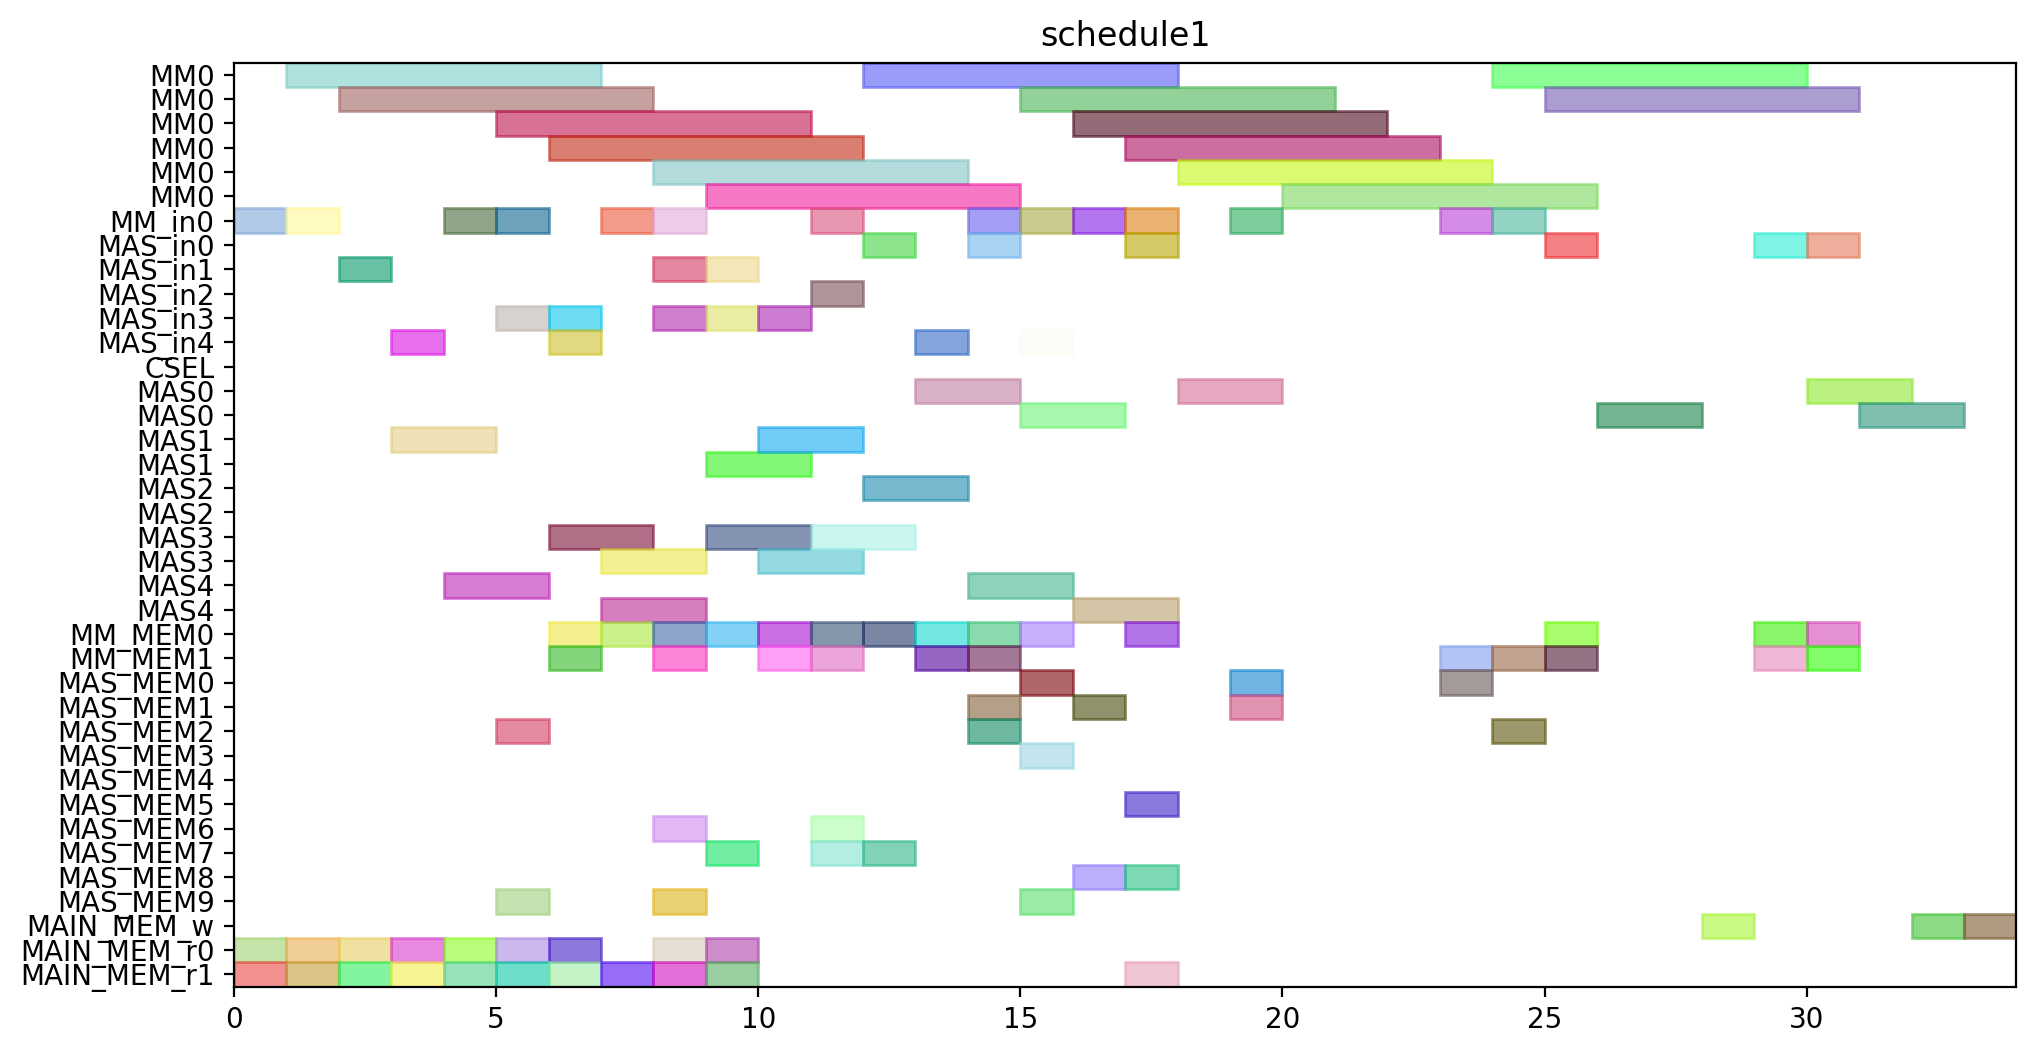

The script that drew this image:
from pyschedule import Scenario, solvers, plotters, alt


def solve():
	horizon = 146
	S = Scenario("schedule1", horizon=horizon)

	# resource
	MM = S.Resources('MM', num=1, size=6)
	MM_in = S.Resources('MM_in', num=1)
	MAS_in = S.Resources('MAS_in', num=5)
	CSEL = S.Resource('CSEL')
	MAS = S.Resources('MAS', num=5, size=2, periods=range(1, horizon))
	MM_MEM = S.Resources('MM_MEM', num=2)
	MAS_MEM = S.Resources('MAS_MEM', num=10)
	MAIN_MEM_w = S.Resource('MAIN_MEM_w', size=1)
	MAIN_MEM_r = S.Resources('MAIN_MEM_r', num=2)

	# result of previous scheduling
	t0_in = S.Task('t0_in', length=1, delay_cost=1)
	S += t0_in >= 0
	t0_in += MM_in[0]

	t0_mem0 = S.Task('t0_mem0', length=1, delay_cost=1)
	S += t0_mem0 >= 0
	t0_mem0 += MAIN_MEM_r[0]

	t0_mem1 = S.Task('t0_mem1', length=1, delay_cost=1)
	S += t0_mem1 >= 0
	t0_mem1 += MAIN_MEM_r[1]

	t0 = S.Task('t0', length=6, delay_cost=1)
	S += t0 >= 1
	t0 += MM[0]

	t2_in = S.Task('t2_in', length=1, delay_cost=1)
	S += t2_in >= 1
	t2_in += MM_in[0]

	t2_mem0 = S.Task('t2_mem0', length=1, delay_cost=1)
	S += t2_mem0 >= 1
	t2_mem0 += MAIN_MEM_r[0]

	t2_mem1 = S.Task('t2_mem1', length=1, delay_cost=1)
	S += t2_mem1 >= 1
	t2_mem1 += MAIN_MEM_r[1]

	t2 = S.Task('t2', length=6, delay_cost=1)
	S += t2 >= 2
	t2 += MM[0]

	t3_in = S.Task('t3_in', length=1, delay_cost=1)
	S += t3_in >= 2
	t3_in += MAS_in[1]

	t3_mem0 = S.Task('t3_mem0', length=1, delay_cost=1)
	S += t3_mem0 >= 2
	t3_mem0 += MAIN_MEM_r[0]

	t3_mem1 = S.Task('t3_mem1', length=1, delay_cost=1)
	S += t3_mem1 >= 2
	t3_mem1 += MAIN_MEM_r[1]

	t3 = S.Task('t3', length=2, delay_cost=1)
	S += t3 >= 3
	t3 += MAS[1]

	t4_in = S.Task('t4_in', length=1, delay_cost=1)
	S += t4_in >= 3
	t4_in += MAS_in[4]

	t4_mem0 = S.Task('t4_mem0', length=1, delay_cost=1)
	S += t4_mem0 >= 3
	t4_mem0 += MAIN_MEM_r[0]

	t4_mem1 = S.Task('t4_mem1', length=1, delay_cost=1)
	S += t4_mem1 >= 3
	t4_mem1 += MAIN_MEM_r[1]

	t1_in = S.Task('t1_in', length=1, delay_cost=1)
	S += t1_in >= 4
	t1_in += MM_in[0]

	t1_mem0 = S.Task('t1_mem0', length=1, delay_cost=1)
	S += t1_mem0 >= 4
	t1_mem0 += MAIN_MEM_r[0]

	t1_mem1 = S.Task('t1_mem1', length=1, delay_cost=1)
	S += t1_mem1 >= 4
	t1_mem1 += MAIN_MEM_r[1]

	t4 = S.Task('t4', length=2, delay_cost=1)
	S += t4 >= 4
	t4 += MAS[4]

	t1 = S.Task('t1', length=6, delay_cost=1)
	S += t1 >= 5
	t1 += MM[0]

	t13_in = S.Task('t13_in', length=1, delay_cost=1)
	S += t13_in >= 5
	t13_in += MAS_in[3]

	t13_mem0 = S.Task('t13_mem0', length=1, delay_cost=1)
	S += t13_mem0 >= 5
	t13_mem0 += MAIN_MEM_r[0]

	t13_mem1 = S.Task('t13_mem1', length=1, delay_cost=1)
	S += t13_mem1 >= 5
	t13_mem1 += MAIN_MEM_r[1]

	t5_in = S.Task('t5_in', length=1, delay_cost=1)
	S += t5_in >= 5
	t5_in += MM_in[0]

	t5_mem0 = S.Task('t5_mem0', length=1, delay_cost=1)
	S += t5_mem0 >= 5
	t5_mem0 += MAS_MEM[2]

	t5_mem1 = S.Task('t5_mem1', length=1, delay_cost=1)
	S += t5_mem1 >= 5
	t5_mem1 += MAS_MEM[9]

	t13 = S.Task('t13', length=2, delay_cost=1)
	S += t13 >= 6
	t13 += MAS[3]

	t14_in = S.Task('t14_in', length=1, delay_cost=1)
	S += t14_in >= 6
	t14_in += MAS_in[4]

	t14_mem0 = S.Task('t14_mem0', length=1, delay_cost=1)
	S += t14_mem0 >= 6
	t14_mem0 += MAIN_MEM_r[0]

	t14_mem1 = S.Task('t14_mem1', length=1, delay_cost=1)
	S += t14_mem1 >= 6
	t14_mem1 += MAIN_MEM_r[1]

	t18_in = S.Task('t18_in', length=1, delay_cost=1)
	S += t18_in >= 6
	t18_in += MAS_in[3]

	t18_mem0 = S.Task('t18_mem0', length=1, delay_cost=1)
	S += t18_mem0 >= 6
	t18_mem0 += MM_MEM[0]

	t18_mem1 = S.Task('t18_mem1', length=1, delay_cost=1)
	S += t18_mem1 >= 6
	t18_mem1 += MM_MEM[1]

	t5 = S.Task('t5', length=6, delay_cost=1)
	S += t5 >= 6
	t5 += MM[0]

	t14 = S.Task('t14', length=2, delay_cost=1)
	S += t14 >= 7
	t14 += MAS[4]

	t18 = S.Task('t18', length=2, delay_cost=1)
	S += t18 >= 7
	t18 += MAS[3]

	t20_in = S.Task('t20_in', length=1, delay_cost=1)
	S += t20_in >= 7
	t20_in += MM_in[0]

	t20_mem0 = S.Task('t20_mem0', length=1, delay_cost=1)
	S += t20_mem0 >= 7
	t20_mem0 += MM_MEM[0]

	t20_mem1 = S.Task('t20_mem1', length=1, delay_cost=1)
	S += t20_mem1 >= 7
	t20_mem1 += MAIN_MEM_r[1]

	t15_in = S.Task('t15_in', length=1, delay_cost=1)
	S += t15_in >= 8
	t15_in += MM_in[0]

	t15_mem0 = S.Task('t15_mem0', length=1, delay_cost=1)
	S += t15_mem0 >= 8
	t15_mem0 += MAS_MEM[6]

	t15_mem1 = S.Task('t15_mem1', length=1, delay_cost=1)
	S += t15_mem1 >= 8
	t15_mem1 += MAS_MEM[9]

	t16_in = S.Task('t16_in', length=1, delay_cost=1)
	S += t16_in >= 8
	t16_in += MAS_in[1]

	t16_mem0 = S.Task('t16_mem0', length=1, delay_cost=1)
	S += t16_mem0 >= 8
	t16_mem0 += MM_MEM[0]

	t16_mem1 = S.Task('t16_mem1', length=1, delay_cost=1)
	S += t16_mem1 >= 8
	t16_mem1 += MM_MEM[1]

	t20 = S.Task('t20', length=6, delay_cost=1)
	S += t20 >= 8
	t20 += MM[0]

	t8_in = S.Task('t8_in', length=1, delay_cost=1)
	S += t8_in >= 8
	t8_in += MAS_in[3]

	t8_mem0 = S.Task('t8_mem0', length=1, delay_cost=1)
	S += t8_mem0 >= 8
	t8_mem0 += MAIN_MEM_r[0]

	t8_mem1 = S.Task('t8_mem1', length=1, delay_cost=1)
	S += t8_mem1 >= 8
	t8_mem1 += MAIN_MEM_r[1]

	t15 = S.Task('t15', length=6, delay_cost=1)
	S += t15 >= 9
	t15 += MM[0]

	t16 = S.Task('t16', length=2, delay_cost=1)
	S += t16 >= 9
	t16 += MAS[1]

	t19_in = S.Task('t19_in', length=1, delay_cost=1)
	S += t19_in >= 9
	t19_in += MAS_in[1]

	t19_mem0 = S.Task('t19_mem0', length=1, delay_cost=1)
	S += t19_mem0 >= 9
	t19_mem0 += MM_MEM[0]

	t19_mem1 = S.Task('t19_mem1', length=1, delay_cost=1)
	S += t19_mem1 >= 9
	t19_mem1 += MAS_MEM[7]

	t8 = S.Task('t8', length=2, delay_cost=1)
	S += t8 >= 9
	t8 += MAS[3]

	t9_in = S.Task('t9_in', length=1, delay_cost=1)
	S += t9_in >= 9
	t9_in += MAS_in[3]

	t9_mem0 = S.Task('t9_mem0', length=1, delay_cost=1)
	S += t9_mem0 >= 9
	t9_mem0 += MAIN_MEM_r[0]

	t9_mem1 = S.Task('t9_mem1', length=1, delay_cost=1)
	S += t9_mem1 >= 9
	t9_mem1 += MAIN_MEM_r[1]

	t19 = S.Task('t19', length=2, delay_cost=1)
	S += t19 >= 10
	t19 += MAS[1]

	t6_in = S.Task('t6_in', length=1, delay_cost=1)
	S += t6_in >= 10
	t6_in += MAS_in[3]

	t6_mem0 = S.Task('t6_mem0', length=1, delay_cost=1)
	S += t6_mem0 >= 10
	t6_mem0 += MM_MEM[0]

	t6_mem1 = S.Task('t6_mem1', length=1, delay_cost=1)
	S += t6_mem1 >= 10
	t6_mem1 += MM_MEM[1]

	t9 = S.Task('t9', length=2, delay_cost=1)
	S += t9 >= 10
	t9 += MAS[3]

	t10_in = S.Task('t10_in', length=1, delay_cost=1)
	S += t10_in >= 11
	t10_in += MM_in[0]

	t10_mem0 = S.Task('t10_mem0', length=1, delay_cost=1)
	S += t10_mem0 >= 11
	t10_mem0 += MAS_MEM[6]

	t10_mem1 = S.Task('t10_mem1', length=1, delay_cost=1)
	S += t10_mem1 >= 11
	t10_mem1 += MAS_MEM[7]

	t11_in = S.Task('t11_in', length=1, delay_cost=1)
	S += t11_in >= 11
	t11_in += MAS_in[2]

	t11_mem0 = S.Task('t11_mem0', length=1, delay_cost=1)
	S += t11_mem0 >= 11
	t11_mem0 += MM_MEM[0]

	t11_mem1 = S.Task('t11_mem1', length=1, delay_cost=1)
	S += t11_mem1 >= 11
	t11_mem1 += MM_MEM[1]

	t6 = S.Task('t6', length=2, delay_cost=1)
	S += t6 >= 11
	t6 += MAS[3]

	t10 = S.Task('t10', length=6, delay_cost=1)
	S += t10 >= 12
	t10 += MM[0]

	t11 = S.Task('t11', length=2, delay_cost=1)
	S += t11 >= 12
	t11 += MAS[2]

	t7_in = S.Task('t7_in', length=1, delay_cost=1)
	S += t7_in >= 12
	t7_in += MAS_in[0]

	t7_mem0 = S.Task('t7_mem0', length=1, delay_cost=1)
	S += t7_mem0 >= 12
	t7_mem0 += MM_MEM[0]

	t7_mem1 = S.Task('t7_mem1', length=1, delay_cost=1)
	S += t7_mem1 >= 12
	t7_mem1 += MAS_MEM[7]

	t22_in = S.Task('t22_in', length=1, delay_cost=1)
	S += t22_in >= 13
	t22_in += MAS_in[4]

	t22_mem0 = S.Task('t22_mem0', length=1, delay_cost=1)
	S += t22_mem0 >= 13
	t22_mem0 += MM_MEM[0]

	t22_mem1 = S.Task('t22_mem1', length=1, delay_cost=1)
	S += t22_mem1 >= 13
	t22_mem1 += MM_MEM[1]

	t7 = S.Task('t7', length=2, delay_cost=1)
	S += t7 >= 13
	t7 += MAS[0]

	t21_in = S.Task('t21_in', length=1, delay_cost=1)
	S += t21_in >= 14
	t21_in += MAS_in[0]

	t21_mem0 = S.Task('t21_mem0', length=1, delay_cost=1)
	S += t21_mem0 >= 14
	t21_mem0 += MM_MEM[0]

	t21_mem1 = S.Task('t21_mem1', length=1, delay_cost=1)
	S += t21_mem1 >= 14
	t21_mem1 += MM_MEM[1]

	t22 = S.Task('t22', length=2, delay_cost=1)
	S += t22 >= 14
	t22 += MAS[4]

	t28_in = S.Task('t28_in', length=1, delay_cost=1)
	S += t28_in >= 14
	t28_in += MM_in[0]

	t28_mem0 = S.Task('t28_mem0', length=1, delay_cost=1)
	S += t28_mem0 >= 14
	t28_mem0 += MAS_MEM[2]

	t28_mem1 = S.Task('t28_mem1', length=1, delay_cost=1)
	S += t28_mem1 >= 14
	t28_mem1 += MAS_MEM[1]

	t17_in = S.Task('t17_in', length=1, delay_cost=1)
	S += t17_in >= 15
	t17_in += MAS_in[4]

	t17_mem0 = S.Task('t17_mem0', length=1, delay_cost=1)
	S += t17_mem0 >= 15
	t17_mem0 += MM_MEM[0]

	t17_mem1 = S.Task('t17_mem1', length=1, delay_cost=1)
	S += t17_mem1 >= 15
	t17_mem1 += MAS_MEM[3]

	t21 = S.Task('t21', length=2, delay_cost=1)
	S += t21 >= 15
	t21 += MAS[0]

	t25_in = S.Task('t25_in', length=1, delay_cost=1)
	S += t25_in >= 15
	t25_in += MM_in[0]

	t25_mem0 = S.Task('t25_mem0', length=1, delay_cost=1)
	S += t25_mem0 >= 15
	t25_mem0 += MAS_MEM[0]

	t25_mem1 = S.Task('t25_mem1', length=1, delay_cost=1)
	S += t25_mem1 >= 15
	t25_mem1 += MAS_MEM[9]

	t28 = S.Task('t28', length=6, delay_cost=1)
	S += t28 >= 15
	t28 += MM[0]

	t17 = S.Task('t17', length=2, delay_cost=1)
	S += t17 >= 16
	t17 += MAS[4]

	t25 = S.Task('t25', length=6, delay_cost=1)
	S += t25 >= 16
	t25 += MM[0]

	t27_in = S.Task('t27_in', length=1, delay_cost=1)
	S += t27_in >= 16
	t27_in += MM_in[0]

	t27_mem0 = S.Task('t27_mem0', length=1, delay_cost=1)
	S += t27_mem0 >= 16
	t27_mem0 += MAS_MEM[8]

	t27_mem1 = S.Task('t27_mem1', length=1, delay_cost=1)
	S += t27_mem1 >= 16
	t27_mem1 += MAS_MEM[1]

	t12_in = S.Task('t12_in', length=1, delay_cost=1)
	S += t12_in >= 17
	t12_in += MAS_in[0]

	t12_mem0 = S.Task('t12_mem0', length=1, delay_cost=1)
	S += t12_mem0 >= 17
	t12_mem0 += MM_MEM[0]

	t12_mem1 = S.Task('t12_mem1', length=1, delay_cost=1)
	S += t12_mem1 >= 17
	t12_mem1 += MAS_MEM[5]

	t23_in = S.Task('t23_in', length=1, delay_cost=1)
	S += t23_in >= 17
	t23_in += MM_in[0]

	t23_mem0 = S.Task('t23_mem0', length=1, delay_cost=1)
	S += t23_mem0 >= 17
	t23_mem0 += MAS_MEM[8]

	t23_mem1 = S.Task('t23_mem1', length=1, delay_cost=1)
	S += t23_mem1 >= 17
	t23_mem1 += MAIN_MEM_r[1]

	t27 = S.Task('t27', length=6, delay_cost=1)
	S += t27 >= 17
	t27 += MM[0]

	t12 = S.Task('t12', length=2, delay_cost=1)
	S += t12 >= 18
	t12 += MAS[0]

	t23 = S.Task('t23', length=6, delay_cost=1)
	S += t23 >= 18
	t23 += MM[0]

	t29_in = S.Task('t29_in', length=1, delay_cost=1)
	S += t29_in >= 19
	t29_in += MM_in[0]

	t29_mem0 = S.Task('t29_mem0', length=1, delay_cost=1)
	S += t29_mem0 >= 19
	t29_mem0 += MAS_MEM[0]

	t29_mem1 = S.Task('t29_mem1', length=1, delay_cost=1)
	S += t29_mem1 >= 19
	t29_mem1 += MAS_MEM[1]

	t29 = S.Task('t29', length=6, delay_cost=1)
	S += t29 >= 20
	t29 += MM[0]


	# new tasks
	t24 = S.Task('t24', length=6, delay_cost=1)
	t24 += alt(MM)
	t24_in = S.Task('t24_in', length=1, delay_cost=1)
	t24_in += alt(MM_in)
	S += t24_in*MM_in[0]<=t24*MM[0]
	t24_mem0 = S.Task('t24_mem0', length=1, delay_cost=1)
	t24_mem0 += MAS_MEM[0]
	S += 19 < t24_mem0
	S += t24_mem0 <= t24

	t24_mem1 = S.Task('t24_mem1', length=1, delay_cost=1)
	t24_mem1 += MM_MEM[1]
	S += 23 < t24_mem1
	S += t24_mem1 <= t24

	t26 = S.Task('t26', length=6, delay_cost=1)
	t26 += alt(MM)
	t26_in = S.Task('t26_in', length=1, delay_cost=1)
	t26_in += alt(MM_in)
	S += t26_in*MM_in[0]<=t26*MM[0]
	t26_mem0 = S.Task('t26_mem0', length=1, delay_cost=1)
	t26_mem0 += MAS_MEM[2]
	S += 11 < t26_mem0
	S += t26_mem0 <= t26

	t26_mem1 = S.Task('t26_mem1', length=1, delay_cost=1)
	t26_mem1 += MM_MEM[1]
	S += 23 < t26_mem1
	S += t26_mem1 <= t26

	Z_Hash1_new = S.Task('Z_Hash1_new', length=2, delay_cost=1)
	Z_Hash1_new += alt(MAS)
	Z_Hash1_new_in = S.Task('Z_Hash1_new_in', length=1, delay_cost=1)
	Z_Hash1_new_in += alt(MAS_in)
	S += Z_Hash1_new_in*MAS_in[0]<=Z_Hash1_new*MAS[0]

	S += Z_Hash1_new_in*MAS_in[1]<=Z_Hash1_new*MAS[1]

	S += Z_Hash1_new_in*MAS_in[2]<=Z_Hash1_new*MAS[2]

	S += Z_Hash1_new_in*MAS_in[3]<=Z_Hash1_new*MAS[3]

	S += Z_Hash1_new_in*MAS_in[4]<=Z_Hash1_new*MAS[4]

	S += 0<Z_Hash1_new

	Z_Hash1_new_w = S.Task('Z_Hash1_new_w', length=1, delay_cost=1)
	Z_Hash1_new_w += alt(MAIN_MEM_w)
	S += Z_Hash1_new <= Z_Hash1_new_w

	Z_Hash1_new_mem0 = S.Task('Z_Hash1_new_mem0', length=1, delay_cost=1)
	Z_Hash1_new_mem0 += MM_MEM[0]
	S += 25 < Z_Hash1_new_mem0
	S += Z_Hash1_new_mem0 <= Z_Hash1_new

	Z_Hash1_new_mem1 = S.Task('Z_Hash1_new_mem1', length=1, delay_cost=1)
	Z_Hash1_new_mem1 += MM_MEM[1]
	S += 20 < Z_Hash1_new_mem1
	S += Z_Hash1_new_mem1 <= Z_Hash1_new

	X_Hash1_new = S.Task('X_Hash1_new', length=2, delay_cost=1)
	X_Hash1_new += alt(MAS)
	X_Hash1_new_in = S.Task('X_Hash1_new_in', length=1, delay_cost=1)
	X_Hash1_new_in += alt(MAS_in)
	S += X_Hash1_new_in*MAS_in[0]<=X_Hash1_new*MAS[0]

	S += X_Hash1_new_in*MAS_in[1]<=X_Hash1_new*MAS[1]

	S += X_Hash1_new_in*MAS_in[2]<=X_Hash1_new*MAS[2]

	S += X_Hash1_new_in*MAS_in[3]<=X_Hash1_new*MAS[3]

	S += X_Hash1_new_in*MAS_in[4]<=X_Hash1_new*MAS[4]

	S += 0<X_Hash1_new

	X_Hash1_new_w = S.Task('X_Hash1_new_w', length=1, delay_cost=1)
	X_Hash1_new_w += alt(MAIN_MEM_w)
	S += X_Hash1_new <= X_Hash1_new_w

	X_Hash1_new_mem0 = S.Task('X_Hash1_new_mem0', length=1, delay_cost=1)
	X_Hash1_new_mem0 += MM_MEM[0]
	S += 21 < X_Hash1_new_mem0
	S += X_Hash1_new_mem0 <= X_Hash1_new

	X_Hash1_new_mem1 = S.Task('X_Hash1_new_mem1', length=1, delay_cost=1)
	X_Hash1_new_mem1 += alt(MM_MEM)
	S += (t24*MM[0])-1 < X_Hash1_new_mem1*MM_MEM[1]
	S += X_Hash1_new_mem1 <= X_Hash1_new

	Y_Hash1_new = S.Task('Y_Hash1_new', length=2, delay_cost=1)
	Y_Hash1_new += alt(MAS)
	Y_Hash1_new_in = S.Task('Y_Hash1_new_in', length=1, delay_cost=1)
	Y_Hash1_new_in += alt(MAS_in)
	S += Y_Hash1_new_in*MAS_in[0]<=Y_Hash1_new*MAS[0]

	S += Y_Hash1_new_in*MAS_in[1]<=Y_Hash1_new*MAS[1]

	S += Y_Hash1_new_in*MAS_in[2]<=Y_Hash1_new*MAS[2]

	S += Y_Hash1_new_in*MAS_in[3]<=Y_Hash1_new*MAS[3]

	S += Y_Hash1_new_in*MAS_in[4]<=Y_Hash1_new*MAS[4]

	S += 0<Y_Hash1_new

	Y_Hash1_new_w = S.Task('Y_Hash1_new_w', length=1, delay_cost=1)
	Y_Hash1_new_w += alt(MAIN_MEM_w)
	S += Y_Hash1_new <= Y_Hash1_new_w

	Y_Hash1_new_mem0 = S.Task('Y_Hash1_new_mem0', length=1, delay_cost=1)
	Y_Hash1_new_mem0 += MM_MEM[0]
	S += 22 < Y_Hash1_new_mem0
	S += Y_Hash1_new_mem0 <= Y_Hash1_new

	Y_Hash1_new_mem1 = S.Task('Y_Hash1_new_mem1', length=1, delay_cost=1)
	Y_Hash1_new_mem1 += alt(MM_MEM)
	S += (t26*MM[0])-1 < Y_Hash1_new_mem1*MM_MEM[1]
	S += Y_Hash1_new_mem1 <= Y_Hash1_new

	solvers.mip.solve(S,msg=1,kind='CPLEX',ratio_gap=1.01)

	solution = [['hoge']*len(S.solution()[1]) for i in range(len(S.solution()))]
	for i in range(len(S.solution())):
		for j in range(len(S.solution()[i])):
			solution[i][j]=str(S.solution()[i][j])
	print(solution)

	cycles = int(solution[-1][3])

	pic_file_name = "/mnt/rose/usr1/fukuda/ABE/multiRAM_multiMAS_16mux/scheduling_result/stage6MM1_stage2MAS5/EP_ADD_A_0/schedule1.png"
	if(S.solution() != []):
		plotters.matplotlib.plot(S,img_filename=pic_file_name, show_task_labels=False, fig_size=(cycles*0.25+3, 6))

	return solution
